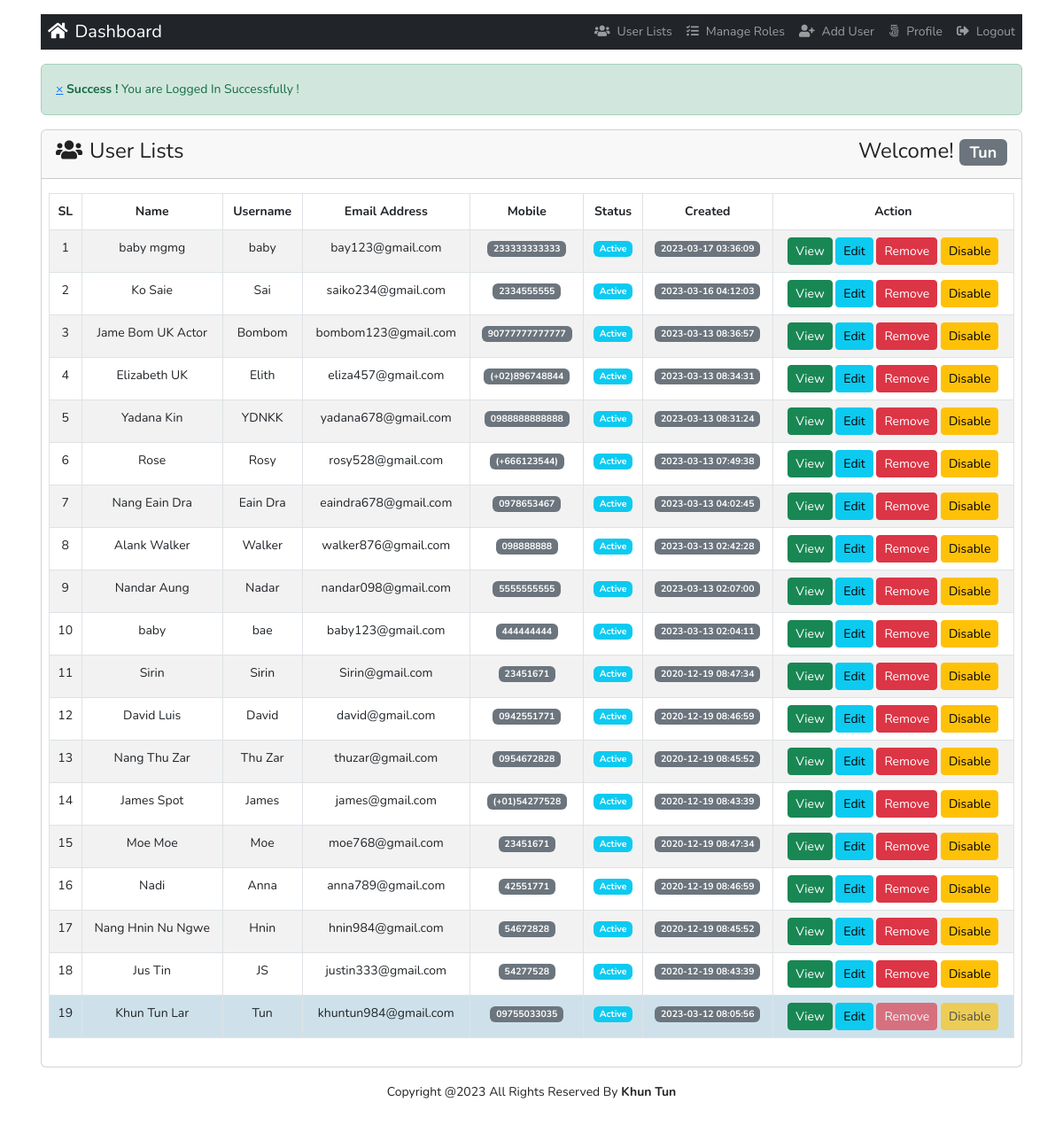
The app's page /index.php (signed in), older data.
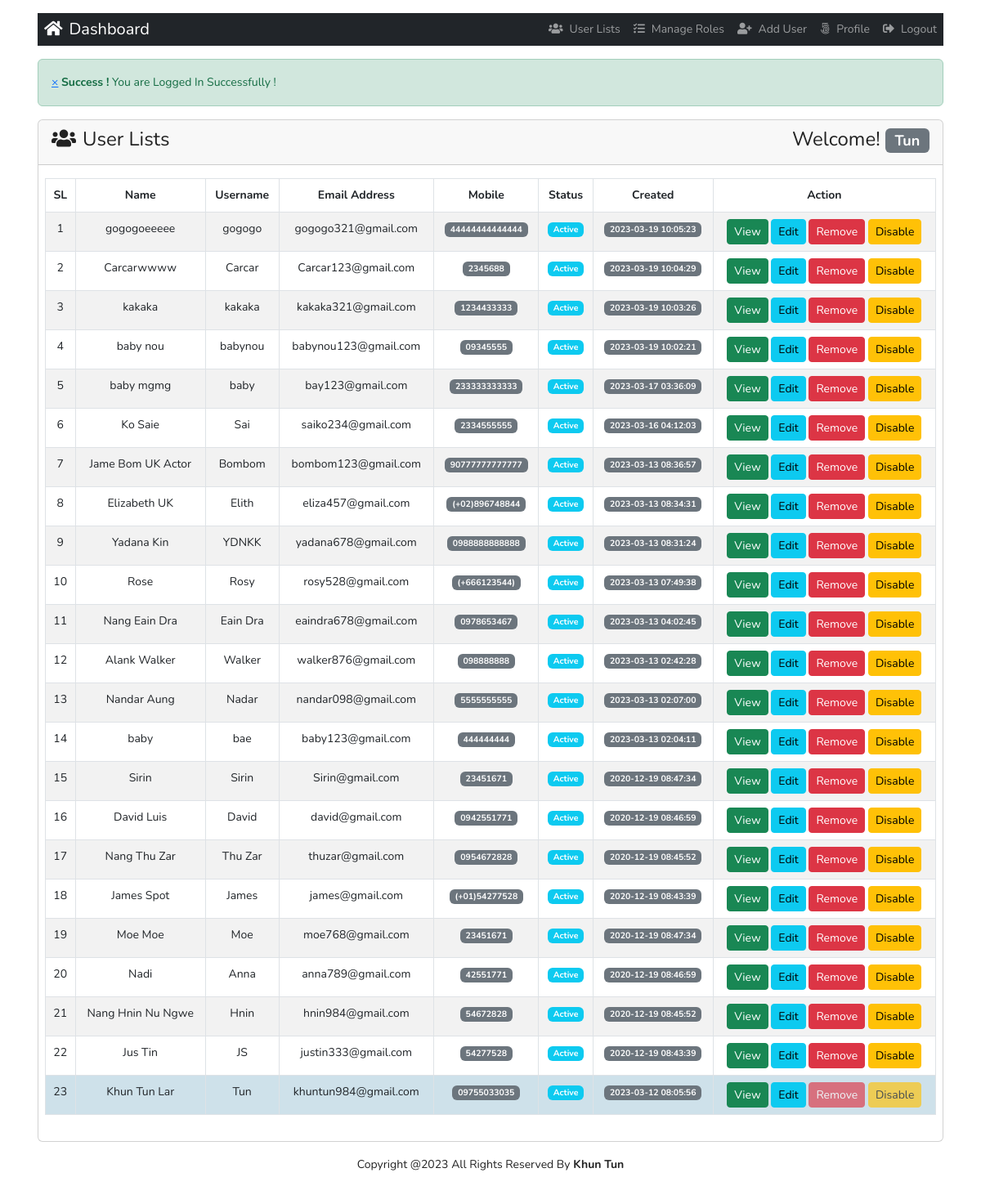
The same page, newer data.
### tables this page shows
CREATE TABLE `tbl_users` (
  `id` int(11) NOT NULL,
  `name` varchar(255) DEFAULT NULL,
  `username` varchar(255) DEFAULT NULL,
  `email` varchar(255) DEFAULT NULL,
  `password` varchar(255) DEFAULT NULL,
  `mobile` varchar(25) DEFAULT NULL,
  `roleid` tinyint(4) DEFAULT NULL,
  `isActive` tinyint(4) DEFAULT 0,
  `created_at` timestamp NOT NULL DEFAULT current_timestamp(),
  `updated_at` timestamp NOT NULL DEFAULT current_timestamp()
);

### lib/Session.php (called while the page is built, shortened)
<?php
class Session{
  public static function get($key){
    if (isset($_SESSION[$key])) {
      return $_SESSION[$key];
    }else{
      return false;
    }
  }
}

### classes/Users.php (called while the page is built, shortened)
<?php
include_once 'lib/Database.php';
include_once 'lib/Session.php';
class Users{
  private $db;
  public function __construct(){
    $this->db = new Database();
  }
   public function formatDate($date){
      $strtime = strtotime($date);
    return date('Y-m-d H:i:s', $strtime);
   }
  public function selectAllUserData(){
    $sql = "SELECT * FROM tbl_users ORDER BY id DESC";
    $stmt = $this->db->pdo->prepare($sql);
    $stmt->execute();
    return $stmt->fetchAll(PDO::FETCH_OBJ);
  }
}

### lib/Database.php (called while the page is built, shortened)
<?php
class  Database{
    public $pdo;
    public function __construct(){
      if (!isset($this->pdo)) {
        try {
          $link = new PDO('mysql:host='.DB_HOST.'; dbname='.DB_NAME, DB_USER, DB_PASS);
          $link->setAttribute(PDO::ATTR_ERRMODE, PDO::ERRMODE_EXCEPTION);
          $link->exec("SET CHARACTER SET utf8");
          $this->pdo  =  $link;
        } catch (PDOException $e) {
          die("Failed to connect...".$e->getMessage());
        }
      }
    }
}

### index.php (the view, shortened to what this page needs)
<?php
include 'inc/header.php';
$logMsg = Session::get('logMsg');
if (isset($logMsg)) {
  echo $logMsg;
}
?>
      <div class="card ">
        <div class="card-header">
            <h3>
              <i class="fas fa-users me-2"></i>User Lists
              <span class="float-end">Welcome!
                  <strong>
                    <span class="badge  bg-secondary text-white"><?php $username = Session::get('username'); if (isset($username)) { echo $username; } ?></span>
                  </strong>
              </span>
          </h3>
        </div>
        <div class="card-body px-2">
          <table id="myTable" class="table table-striped table-bordered" style="width:100%">
                  <thead>
                    <tr>
                        <th  class="text-center">SL</th>
                        <th  class="text-center">Name</th>
                        <th  class="text-center">Username</th>
                        <th  class="text-center">Email Address</th>
                        <th  class="text-center">Mobile</th>
                        <th  class="text-center">Status</th>
                        <th  class="text-center">Created</th>
                        <th  class="text-center" width='25%'>Action</th>
                    </tr>
                  </thead>
                  <tbody>
                    <?php $allUser = $users->selectAllUserData(); if ($allUser) { $i = 0; foreach ($allUser as  $value) { $i++; ?>
                      <tr class="text-center" <?php if (Session::get("id") == $value->id) { echo "style='background:#d9edf7' ";} ?>>
                        <td><?php echo $i; ?></td>
                        <td><?php echo $value->name; ?></td>
                        <td><?php echo $value->username; ?>
                        <td><?php echo $value->email; ?></td>
                        <td><span class="badge  bg-secondary  text-white"><?php echo $value->mobile; ?></span></td>
                        <td>
                          <?php if ($value->isActive == '0') { ?>
                            <span class="badge  bg-info text-white">Active</span>
                          <?php }else{ ?>
                            <span class="badge  bg-danger text-white">Deactive</span>
                          <?php } ?>
                        </td>
                        <td><span class="badge bg-secondary text-white"><?php echo $users->formatDate($value->created_at);  ?></span></td>
                        <td>
                            <?php if ( Session::get("roleid") == '1') {?>
                                  <a class="btn btn-success btn-sm" href="profile.php?id=<?php echo $value->id;?>">View</a>
                                  <a class="btn btn-info btn-sm " href="profile.php?id=<?php echo $value->id;?>">Edit</a>
                                  <a onclick="return confirm('Are you sure to delete ?')" class="btn btn-danger <?php if (Session::get("id") == $value->id) { echo "disabled"; } ?> btn-sm " href="?remove=<?php echo $value->id;?>">Remove</a>
                                <?php if ($value->isActive == '0') {  ?>
                                  <a onclick="return confirm('Are you sure to deactivate ?')" class="btn btn-warning <?php if (Session::get("id") == $value->id) { echo "disabled"; } ?> btn-sm " href="?deactive=<?php echo $value->id;?>">Disable</a>
                                <?php } elseif($value->isActive == '1'){?>
                                  <a onclick="return confirm('Are you sure to activate ?')" class="btn btn-secondary <?php if (Session::get("id") == $value->id) { echo "disabled"; } ?> btn-sm " href="?active=<?php echo $value->id;?>">Active</a>
                                <?php } ?>
                              <?php  }elseif(Session::get("id") == $value->id  && Session::get("roleid") == '2'){ ?>
                                <a class="btn btn-success btn-sm " href="profile.php?id=<?php echo $value->id;?>">View</a>
                                <a class="btn btn-info btn-sm " href="profile.php?id=<?php echo $value->id;?>">Edit</a>
                              <?php  }elseif( Session::get("roleid") == '2'){ ?>
                                <a class="btn btn-success btn-sm <?php if ($value->roleid == '1') { echo "disabled"; } ?>" href="profile.php?id=<?php echo $value->id;?>">View</a>
                                <a class="btn btn-info btn-sm <?php if ($value->roleid == '1') { echo "disabled"; } ?> " href="profile.php?id=<?php echo $value->id;?>">Edit</a>
                              <?php }elseif(Session::get("id") == $value->id  && Session::get("roleid") == '3'){ ?>
                                <a class="btn btn-success btn-sm " href="profile.php?id=<?php echo $value->id;?>">View</a>
                                <a class="btn btn-info btn-sm " href="profile.php?id=<?php echo $value->id;?>">Edit</a>
                              <?php }else{ ?>
                                <a class="btn btn-success btn-sm <?php if ($value->roleid == '1') { echo "disabled";  } ?> " href="profile.php?id=<?php echo $value->id;?>">View</a>
                            <?php } ?>
                        </td>
                      </tr>
                    <?php } }else{ ?>
                      <tr class="text-center">
                          <td>No user availabe now !</td>
                      </tr>
                    <?php } ?>
                  </tbody>
              </table>
        </div>
      </div>
  <?php
  include 'inc/footer.php';
  ?>

### inc/header.php (shortened to what this page needs)
<?php
$filepath = realpath(dirname(__FILE__));
include_once $filepath."/../lib/Session.php";
$users = new Users();
?>
<!DOCTYPE html>
<html lang="en">
  <head>
    <link rel="stylesheet" href="assets/css/bootstrap.min.css">
    <link href="assets/css/fontawesome-free-5.15.4-web/css/all.css" rel="stylesheet">
    <link rel="stylesheet" href="assets/css/dataTables.bootstrap5.min.css">
    <link href="https://cdn.jsdelivr.net/npm/select2@4.1.0-rc.0/dist/css/select2.min.css" rel="stylesheet" />
    <link rel="stylesheet" href="assets/css/select2-bootstrap-5-theme.min.css">
    <link rel="stylesheet" href="assets/css/style.css">
  </head>
  <body>
    <div class="container p-3">
      <nav class="navbar navbar-expand-md navbar-dark bg-dark  card-header">
        <a class="navbar-brand ps-2" href="index.php"><i class="fas fa-home me-2"></i>Dashboard</a>
        <div class="collapse navbar-collapse justify-content-end" id="Mynav">
          <ul class="navbar-nav">
            <?php if (Session::get('id') == TRUE) { ?>
              <?php if (Session::get('roleid') == '1') { ?>
                  <li class="nav-item">
                      <a class="nav-link" href="index.php"><i class="fas fa-users me-2"></i>User Lists</span></a>
                  </li>
                  <li class="nav-item">
                      <a class="nav-link" href="role.php"><i class="fas fa-tasks me-2"></i>Manage Roles</span></a>
                  </li>
                  <li class="nav-item <?php $path = $_SERVER['SCRIPT_FILENAME']; $current = basename($path, '.php'); if ($current == 'addUser') { echo " active "; } ?>">
                    <a class="nav-link" href="addUser.php"><i class="fas fa-user-plus me-2"></i>Add User</span></a>
                  </li>
            <?php  } ?>
                <li class="nav-item <?php $path = $_SERVER['SCRIPT_FILENAME']; $current = basename($path, '.php'); if ($current == 'profile') { echo " active "; } ?>">
                  <a class="nav-link" href="profile.php?id=<?php echo Session::get("id"); ?>"><i class="fab fa-500px me-2"></i>Profile <span class="sr-only">(current)</span></a>
                </li>
                <li class="nav-item">
                  <a class="nav-link" href="?action=logout"><i class="fas fa-sign-out-alt me-2"></i>Logout</a>
                </li>
            <?php } ?>
          </ul>
        </div>
      </nav>

### inc/footer.php (shortened to what this page needs)
      <div class="card-footer text-center py-3">
          <p>Copyright @<script>document.write(new Date().getFullYear());</script> All Rights Reserved By<b> Khun Tun</b></p>
      </div>
  </body>
</html>

### assets/css/style.css (style rules this page uses)
body { line-height: 24px; color: #222; font-size: 14px; font-style: normal; font-weight: normal; font-family: 'Nunito', sans-serif; visibility: visible; }
h1,h2,h3,h4,h5,h6 { color: #222; font-family: 'Nunito', sans-serif; font-weight: 400; margin-top: 0; }
h3 { font-size: 24px; line-height: 30px; }

Row changes from the older to the newer data that the page shows:
added tbl_users: name "gogogoeeeee", username "gogogo", email "gogogo321@gmail.com", mobile "44444444444444", isActive "Active", created_at "2023-03-19 10:05:23"
added tbl_users: name "Carcarwwww", username "Carcar", email "Carcar123@gmail.com", mobile "2345688", isActive "Active", created_at "2023-03-19 10:04:29"
added tbl_users: name "kakaka", username "kakaka", email "kakaka321@gmail.com", mobile "1234433333", isActive "Active", created_at "2023-03-19 10:03:26"
added tbl_users: name "baby nou", username "babynou", email "babynou123@gmail.com", mobile "09345555", isActive "Active", created_at "2023-03-19 10:02:21"
